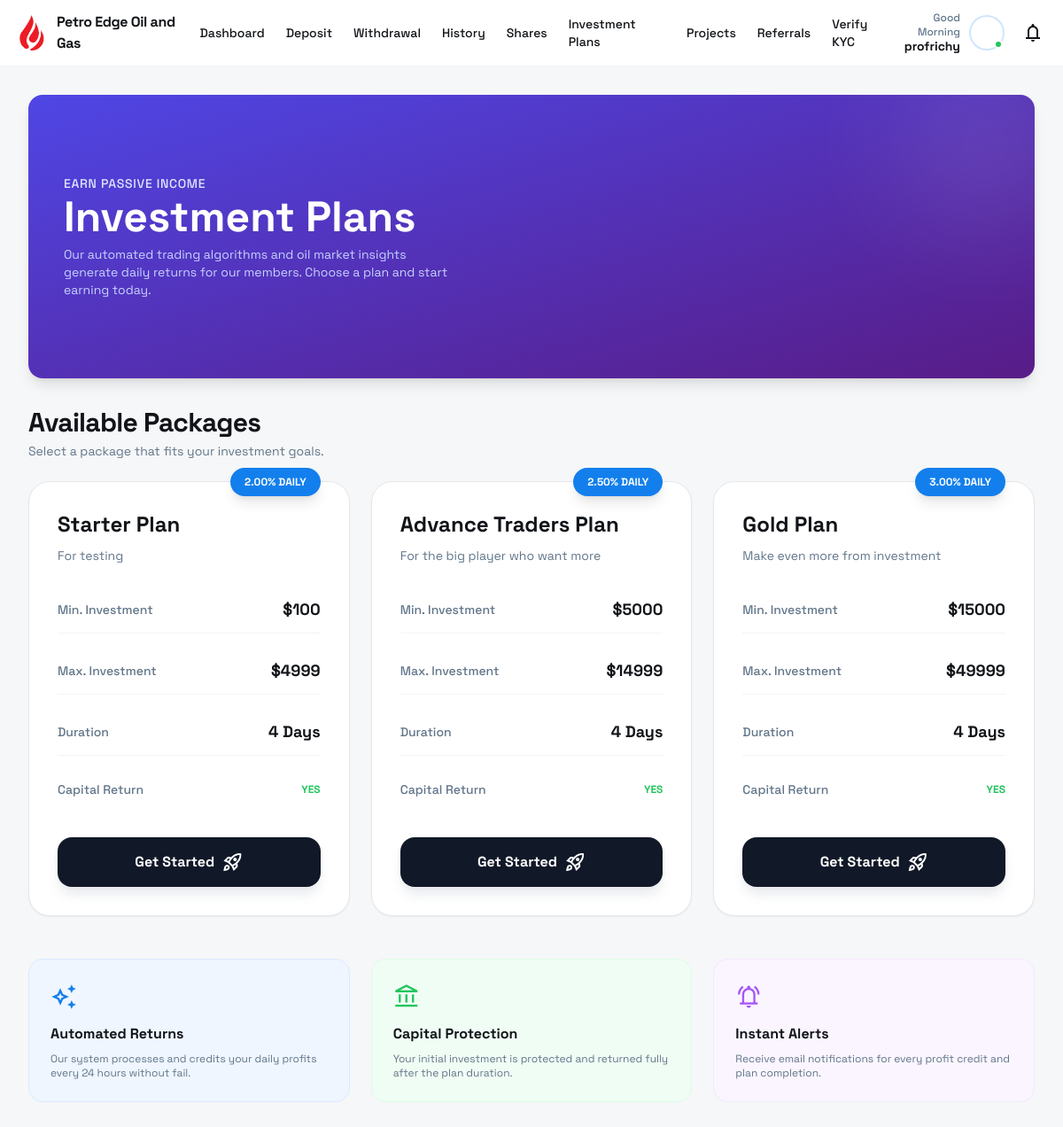
Page /investment-packages/ (signed in) on the committed database.
### core_app/models.py (models this page shows, shortened)
class InvestmentPlan(models.Model):
    name = models.CharField(max_length=100)
    short_description = models.TextField()
    min_price = models.DecimalField(max_digits=12, decimal_places=2)
    max_price = models.DecimalField(max_digits=12, decimal_places=2)
    daily_profit_rate = models.DecimalField(max_digits=5, decimal_places=2, help_text="Daily percentage return (e.g. 1.50)")
    duration_days = models.IntegerField(help_text="Total duration of the plan in days")
    capital_return = models.BooleanField(default=True, help_text="Return original investment at the end")
    is_active = models.BooleanField(default=True)
    created_at = models.DateTimeField(auto_now_add=True)

### core_app/views.py (the view)
# urls.py: path('investment-packages/', views.investment_packages, name='investment_packages'),
@login_required
def investment_packages(request):
    account = request.user.account
    packages = InvestmentPlan.objects.filter(is_active=True)
    active_user_plans = UserPlan.objects.filter(user=request.user, is_active=True)
    payment_methods = PaymentMethod.objects.filter(is_active=True)
    return render(request, 'investment-packages.html', {
        'packages': packages,
        'active_user_plans': active_user_plans,
        'payment_methods': payment_methods,
        'account': account
    })

### core_app/templates/investment-packages.html (shortened to what this page needs)
{% extends 'base_dashboard.html' %}
{% block content %}
<main class="w-full max-w-7xl mx-auto md:p-6 lg:p-8">
    <div class="relative w-full h-[220px] md:h-[320px] bg-gradient-to-br from-indigo-600 to-purple-900 flex flex-col justify-center overflow-hidden md:rounded-2xl shadow-lg mb-8 p-6 md:p-10 text-white">
        <div class="relative z-10">
            <p class="text-indigo-100 text-sm font-medium mb-1 uppercase tracking-wider">Earn Passive Income</p>
            <h1 class="text-4xl md:text-5xl font-black mb-2">Investment Plans</h1>
            <p class="text-indigo-200 text-xs md:text-sm max-w-md">Our automated trading algorithms and oil market insights generate daily returns for our members. Choose a plan and start earning today.</p>
        </div>
        <div class="absolute top-0 right-0 -mt-10 -mr-10 w-48 h-48 bg-white/10 rounded-full blur-3xl"></div>
    </div>
    <div class="px-4 md:px-0 mb-6 flex justify-between items-end">
        <div>
            <h2 class="text-text-main-light dark:text-text-main-dark tracking-tight text-3xl font-bold">Available Packages</h2>
            <p class="text-text-sec-light dark:text-text-sec-dark text-sm mt-1">Select a package that fits your investment goals.</p>
        </div>
    </div>
    <div class="grid grid-cols-1 md:grid-cols-2 lg:grid-cols-3 gap-6 px-4 md:px-0 mb-12">
        {% for package in packages %}
        <div class="relative group bg-surface-light dark:bg-surface-dark border border-gray-200 dark:border-gray-700 rounded-3xl p-8 shadow-sm hover:shadow-xl hover:border-primary/50 transition-all duration-300 flex flex-col">
            <div class="absolute -top-4 right-8 bg-primary text-white text-xs font-black px-4 py-2 rounded-full shadow-lg">
                {{ package.daily_profit_rate }}% DAILY
            </div>
            <div class="mb-6">
                <h3 class="text-2xl font-black text-text-main-light dark:text-text-main-dark mb-2">{{ package.name }}</h3>
                <p class="text-sm text-text-sec-light dark:text-text-sec-dark leading-relaxed">{{ package.short_description }}</p>
            </div>
            <div class="space-y-4 mb-8">
                <div class="flex justify-between items-center py-3 border-b border-gray-100 dark:border-gray-800">
                    <span class="text-sm text-text-sec-light font-medium">Min. Investment</span>
                    <span class="text-lg font-bold text-text-main-light dark:text-text-main-dark">${{ package.min_price|floatformat:0 }}</span>
                </div>
                <div class="flex justify-between items-center py-3 border-b border-gray-100 dark:border-gray-800">
                    <span class="text-sm text-text-sec-light font-medium">Max. Investment</span>
                    <span class="text-lg font-bold text-text-main-light dark:text-text-main-dark">${{ package.max_price|floatformat:0 }}</span>
                </div>
                <div class="flex justify-between items-center py-3 border-b border-gray-100 dark:border-gray-800">
                    <span class="text-sm text-text-sec-light font-medium">Duration</span>
                    <span class="text-lg font-bold text-text-main-light dark:text-text-main-dark">{{ package.duration_days }} Days</span>
                </div>
                <div class="flex justify-between items-center py-3">
                    <span class="text-sm text-text-sec-light font-medium">Capital Return</span>
                    <span class="text-xs font-black text-green-500 uppercase">{% if package.capital_return %}Yes{% else %}No{% endif %}</span>
                </div>
            </div>
            <button onclick="openInvestModal('{{ package.id }}', '{{ package.name }}', '{{ package.min_price }}', '{{ package.max_price }}')" class="mt-auto w-full py-4 bg-gray-900 dark:bg-primary text-white font-black rounded-2xl group-hover:bg-primary transition-colors shadow-lg shadow-gray-200 dark:shadow-none flex items-center justify-center gap-2">
                Get Started <span class="material-symbols-outlined">rocket_launch</span>
            </button>
        </div>
        {% empty %}
        <div class="col-span-full py-20 text-center">
            <span class="material-symbols-outlined text-6xl text-gray-200 mb-4">inventory_2</span>
            <p class="text-text-sec-light dark:text-text-sec-dark font-bold">No investment packages currently active.</p>
        </div>
        {% endfor %}
    </div>
    <div class="grid grid-cols-1 md:grid-cols-3 gap-6 px-4 md:px-0 mb-12">
        <div class="p-6 bg-blue-50 dark:bg-blue-900/10 rounded-2xl border border-blue-100 dark:border-blue-800">
            <span class="material-symbols-outlined text-3xl text-primary mb-3">auto_awesome</span>
            <h4 class="font-bold text-text-main-light dark:text-text-main-dark mb-2">Automated Returns</h4>
            <p class="text-xs text-text-sec-light dark:text-text-sec-dark">Our system processes and credits your daily profits every 24 hours without fail.</p>
        </div>
        <div class="p-6 bg-green-50 dark:bg-green-900/10 rounded-2xl border border-green-100 dark:border-green-800">
            <span class="material-symbols-outlined text-3xl text-green-500 mb-3">account_balance</span>
            <h4 class="font-bold text-text-main-light dark:text-text-main-dark mb-2">Capital Protection</h4>
            <p class="text-xs text-text-sec-light dark:text-text-sec-dark">Your initial investment is protected and returned fully after the plan duration.</p>
        </div>
        <div class="p-6 bg-purple-50 dark:bg-purple-900/10 rounded-2xl border border-purple-100 dark:border-purple-800">
            <span class="material-symbols-outlined text-3xl text-purple-500 mb-3">notifications_active</span>
            <h4 class="font-bold text-text-main-light dark:text-text-main-dark mb-2">Instant Alerts</h4>
            <p class="text-xs text-text-sec-light dark:text-text-sec-dark">Receive email notifications for every profit credit and plan completion.</p>
        </div>
    </div>
</main>
{% endblock %}

### core_app/templates/base_dashboard.html (shortened to what this page needs)
{% load static %}
<!DOCTYPE html>
<html class="light" lang="en">
<head>
    <script src="https://cdn.tailwindcss.com?plugins=forms,container-queries"></script>
    <link rel="stylesheet" href="{% static 'css/style.css' %}">
</head>
<body class="bg-background-light dark:bg-background-dark font-display text-text-main-light dark:text-text-main-dark transition-colors duration-200 antialiased overflow-x-hidden pb-24 md:pb-0">
    <header class="sticky top-0 z-50 bg-surface-light/95 dark:bg-surface-dark/95 backdrop-blur-sm border-b border-gray-100 dark:border-gray-800 px-4 py-3 flex justify-between items-center transition-colors">
        <div class="flex items-center gap-2">
           <img src="{% static 'images/logo.png' %}" alt="Petro Edge Logo" class="h-10 w-auto">
            <h1 class="font-bold tracking-tight">Petro Edge Oil and Gas</h1>
        </div>
        <nav class="hidden md:flex items-center gap-6">
            <a href="{% url 'dashboard' %}" class="text-sm font-medium hover:text-primary transition-colors">Dashboard</a>
            <a href="{% url 'deposit' %}" class="text-sm font-medium hover:text-primary transition-colors">Deposit</a>
            <a href="{% url 'withdrawal' %}" class="text-sm font-medium hover:text-primary transition-colors">Withdrawal</a>
            <a href="{% url 'transaction_history' %}" class="text-sm font-medium hover:text-primary transition-colors">History</a>
            <a href="{% url 'shares' %}" class="text-sm font-medium hover:text-primary transition-colors">Shares</a>
            <a href="{% url 'investment_packages' %}" class="text-sm font-medium hover:text-primary transition-colors">Investment Plans</a>
            <a href="{% url 'investment_plan' %}" class="text-sm font-medium hover:text-primary transition-colors">Projects</a>
            <a href="{% url 'referral_dashboard' %}" class="text-sm font-medium hover:text-primary transition-colors">Referrals</a>
            <a href="{% url 'kyc_verification' %}" class="text-sm font-medium hover:text-primary transition-colors">Verify KYC</a>
        </nav>
        <div class="flex items-center gap-4">
             <div class="hidden md:flex items-center gap-3">
                <div class="text-right hidden lg:block">
                    <p class="text-xs text-text-sec-light dark:text-text-sec-dark font-medium">Good Morning</p>
                    <h2 class="text-sm font-bold leading-tight">{{ user.first_name|default:user.username }}</h2>
                </div>
                <div class="relative cursor-pointer">
                    <div class="bg-center bg-no-repeat bg-cover rounded-full size-9 ring-2 ring-primary/20" style='background-image: url("https://lh3.googleusercontent.com/aida-public/AB6AXuDFEJRz1-RbqrQOkNw_fU6BWcuFrfkTcd-k5VjFJUsQ3jD5WST0v7kCPYhjOLfaD0H-5yXofIqzSLy1XduY8JPD5nd1dvvpcGfUr7-6aBtcANcsLWlKclKEd1SqA0EkQ155cpXeu2uwysGMl6l8XG-QFuMnlY3SrzHqsoIHv54iUiaZKn8WBbL9G_WGQungSfeewbF4VT-qPS9ICyrRbuO1qJ1K-VOQJc3lLvNfzlR4-LAlJo19WY8S9lM2CcPCK5WBChukceQY9FUk");'></div>
                    <div class="absolute bottom-0 right-0 size-2.5 bg-green-500 rounded-full border-2 border-white dark:border-background-dark"></div>
                </div>
            </div>
            <div class="relative" id="notification-container">
                <button id="notification-btn" class="relative flex size-9 items-center justify-center rounded-full hover:bg-gray-100 dark:hover:bg-gray-700 transition-colors">
                    <span class="material-symbols-outlined text-text-main-light dark:text-text-main-dark">notifications</span>
                </button>
            </div>
        </div>
    </header>
    {% block content %}{% endblock %}
</body>
</html>

### core_app/static/css/style.css (style rules this page uses)
html { scroll-behavior: smooth; }

### rows in the picture
InvestmentPlan: daily_profit_rate "2.00", name "Starter Plan", short_description "For testing", min_price "100", max_price "4999", duration_days "4", capital_return "YES"
InvestmentPlan: daily_profit_rate "2.50", name "Advance Traders Plan", short_description "For the big player who want more", min_price "5000", max_price "14999", duration_days "4", capital_return "YES"
InvestmentPlan: daily_profit_rate "3.00", name "Gold Plan", short_description "Make even more from investment", min_price "15000", max_price "49999", duration_days "4", capital_return "YES"

### other values in the picture
{{ user.first_name|default:user.username }} "profrichy"
